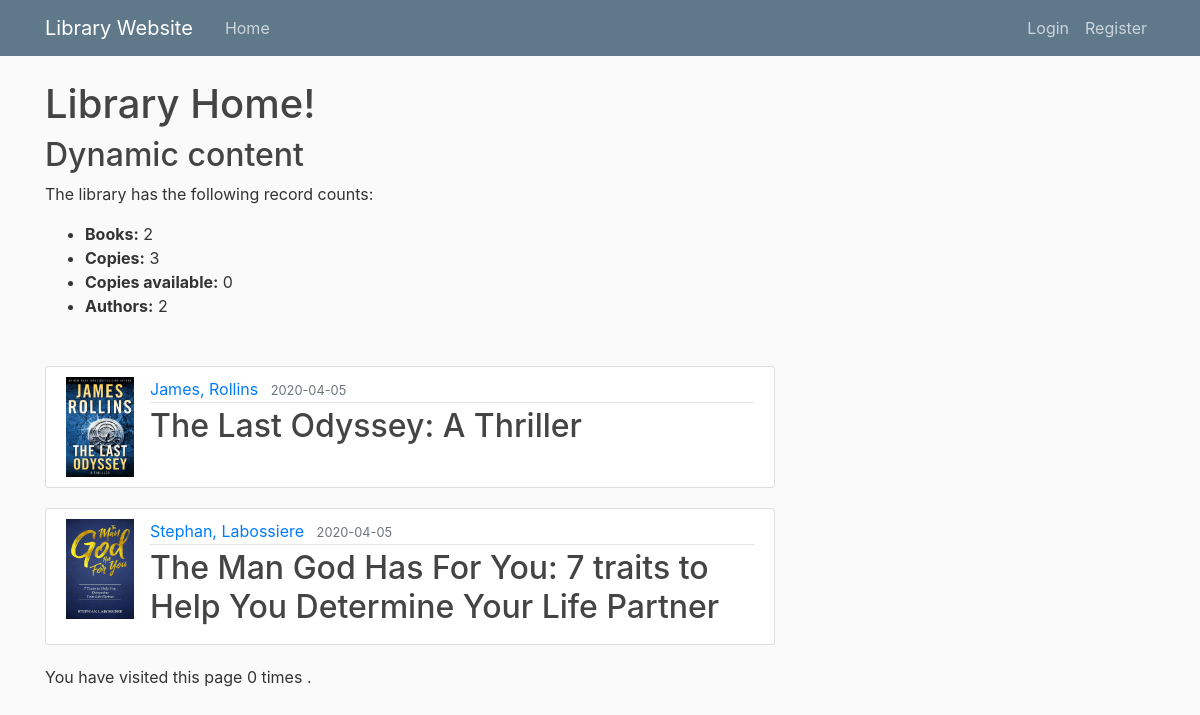
Before: / with the older database file.
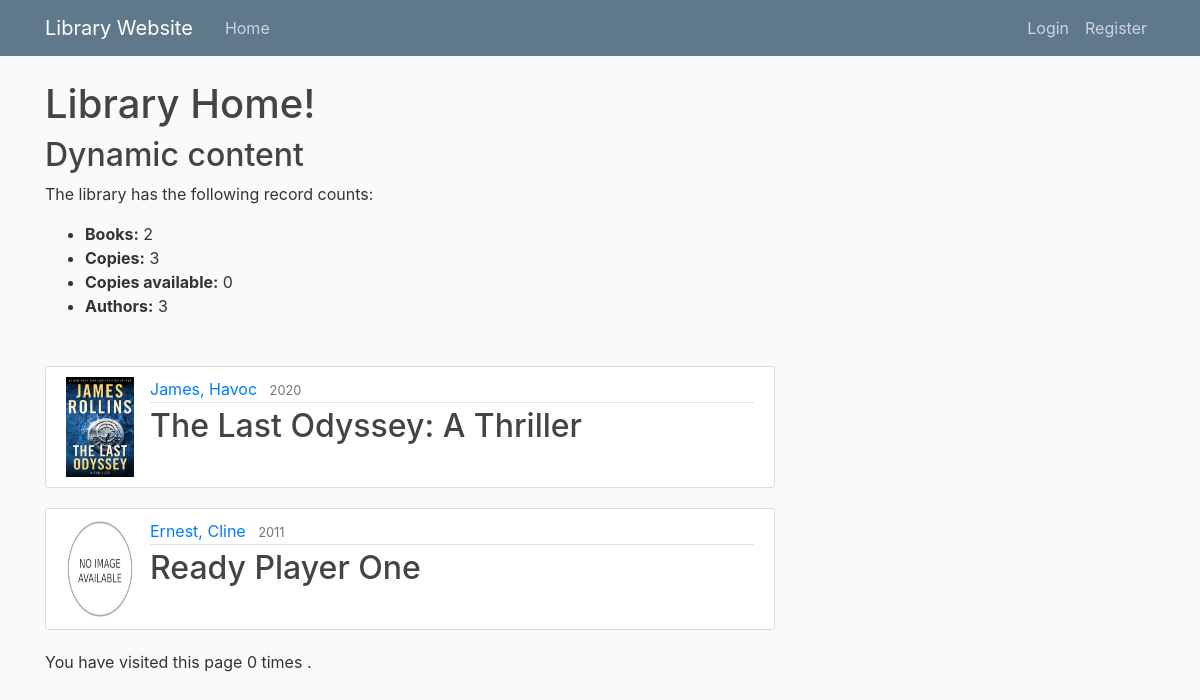
After: the same page with the newer database file.
### library_website/models.py (models this page shows, shortened)
class Book(models.Model):
	title = models.CharField(max_length = 250)
	author = models.ForeignKey('Author', on_delete=models.CASCADE, null = True) # CASCADE means if a book is deleted, the author won't be deleted
	publisher = models.ForeignKey('Publisher', on_delete=models.CASCADE, null = True)
	year_of_publication = models.CharField('Year of Publication', default='', max_length=4 )
	isbn = models.CharField('ISBN', max_length=13, help_text='13 Character ISBN number')
	reviews = models.TextField(max_length = 1000, help_text='Enter your review of the book') #dapat sa user din siya???
	image = models.ImageField(default='noImage.jpg', upload_to='book_pics', help_text='Upload cover photo of the book')
	def get_absolute_url(self):
		return reverse('library-book_detail', args=[str(self.id)])

class Author (models.Model):
	first_name = models.CharField(max_length=100, help_text='First name of the Author')
	last_name = models.CharField(max_length=100, help_text='Last name of the Author')
	class Meta:
		ordering = ['first_name', 'last_name']
	def __str__(self):
		return f'{self.first_name}, {self.last_name}'

### library_website/views.py (the view)
# urls.py: 2. Add a URL to urlpatterns:  path('', views.home, name='home')
def home(request):
    num_books = Book.objects.all().count()
    num_instances = BookInstance.objects.all().count()
    num_instances_available = BookInstance.objects.filter(status__exact='a').count()
    num_authors = Author.objects.count()
    num_visits = request.session.get('num_visits', 0)
    request.session['num_visits'] = num_visits + 1
    context = {
        'books': Book.objects.all(),
        'bookInstances': BookInstance.objects.all(),
        'num_books': num_books,
        'num_instances': num_instances,
        'num_instances_available': num_instances_available,
        'num_authors': num_authors,
        'num_visits': num_visits,
    }
    return render(request, 'library_website/home.html', context)

### library_website/templates/library_website/home.html (shortened to what this page needs)
{% extends "library_website/base.html" %}
{% load restrict_access%}
{% block content %}
    <h1> Library Home!</h1>
    <h2>Dynamic content</h2>
	  <p>The library has the following record counts:</p>
	  <ul>
	    <li><strong>Books:</strong> {{ num_books }}</li>
	    <li><strong>Copies:</strong> {{ num_instances }}</li>
	    <li><strong>Copies available:</strong> {{ num_instances_available }}</li>
	    <li><strong>Authors:</strong> {{ num_authors }}</li>
	  </ul>
    {% for book in books %}
    	<article class="media content-section">
    	  <img class="article-img" src=" {{book.image.url}}">
		  <div class="media-body">
		    <div class="article-metadata">
		      <a class="mr-2" href="#">{{ book.author }}</a>
		      <small class="text-muted">{{ book.year_of_publication }}</small>
		    </div>
		    <h2><a class="article-title" href="{{ book.get_absolute_url }}">{{ book.title }}</a></h2>
		  </div>
		</article>
    {% endfor %}
    <p>You have visited this page {{ num_visits }}
    	{% if num_visits == 1 %}
    		time
    	{% else %}
    		times
    	{% endif %}.</p>
{% endblock content %}

### library_website/templates/library_website/base.html (shortened to what this page needs)
{% load restrict_access%}
{% load static %}
<html>
<head>
    <link rel="stylesheet" href="https://maxcdn.bootstrapcdn.com/bootstrap/4.0.0/css/bootstrap.min.css">
    <link rel="stylesheet" type="text/css" href="{% static 'library_website/main.css'%}">
</head>
<body>
	<header class="site-header">
	  <nav class="navbar navbar-expand-md navbar-dark bg-steel fixed-top">
	    <div class="container">
	      <a class="navbar-brand mr-4" href="{% url 'library-home'%}">Library Website</a>
	      <div class="collapse navbar-collapse" id="navbarToggle">
	        <div class="navbar-nav mr-auto">
	          {% if user.is_authenticated and request.user|has_group:"BookManager" %}
	          	  <a class="nav-item nav-link" href=" {% url 'library-home'%}">Home</a>
		          <a class="nav-item nav-link" href="{% url 'library-about'%}">About</a>
		          <a class="nav-item nav-link" href="{% url 'library-create_book'%}">Create Book</a>
	          {% elif user.is_authenticated %}
		          <a class="nav-item nav-link" href=" {% url 'library-home'%}">Home</a>
		          <a class="nav-item nav-link" href="{% url 'library-about'%}">About</a>
		      {% else %}
		      	  <a class="nav-item nav-link" href=" {% url 'library-home'%}">Home</a>
		      {% endif %}
	        </div>
	        <div class="navbar-nav">
	          {% if user.is_authenticated and request.user|has_group:"BookManager" %}
	          	  <a class="nav-item nav-link" href="{% url 'logout'%}">Logout</a>
	          {% elif user.is_authenticated %}
	          	  <a class="nav-item nav-link" href="{% url 'profile'%}">Profile</a>
	          	  <a class="nav-item nav-link" href="{% url 'logout'%}">Logout</a>
	          {% else %}
		          <a class="nav-item nav-link" href="{% url 'login'%}">Login</a>
		          <a class="nav-item nav-link" href="{% url 'register'%}">Register</a>
	          {% endif %}
	        </div>
	      </div>
	    </div>
	  </nav>
	</header>
	<main role="main" class="container">
	  <div class="row">
	    <div class="col-md-8">
	      {% block content %}{% endblock %}
	    </div>
	  </div>
	</main>
</body>
</html>

### library_website/static/library_website/main.css (style rules this page uses)
body { background: #fafafa; color: #333333; margin-top: 5rem; }
h1, h2, h3, h4, h5, h6 { color: #444444; }
ul { margin: 0; }
.bg-steel { background-color: #5f788a; }
.site-header .navbar-nav .nav-link { color: #cbd5db; }
.content-section { background: #ffffff; padding: 10px 20px; border: 1px solid #dddddd; border-radius: 3px; margin-bottom: 20px; }
.article-title { color: #444444; }
.article-img { height: 100px; width: 68px; margin-right: 16px; }
.article-metadata { padding-bottom: 1px; margin-bottom: 4px; border-bottom: 1px solid #e3e3e3 }

Changed rows visible on the page:
removed Book: image (picture), author "Stephan, Labossiere", year_of_publication "2020-04-05", title "The Man God Has For You: 7 traits to Help You Determine Your Life Partner"
changed Book "The Last Odyssey: A Thriller": author "James, Rollins" → "James, Havoc"; year_of_publication "2020-04-05" → "2020"
added Book: image (placeholder picture), author "Ernest, Cline", year_of_publication "2011", title "Ready Player One"
Other visible differences:
{{ num_authors }}: "2" → "3"
